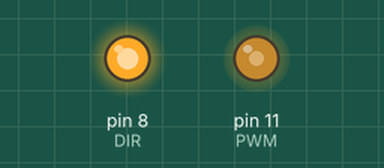
Simulated run of this sketch. Board: Arduino Uno, built with avr-gcc and run on an emulated ATmega328P. On the bench: output pins drawn as LEDs (lit = HIGH).

Above: at 0.1 s.
Timing chart, 0 to 1.6 s (numbered marks = the images above):
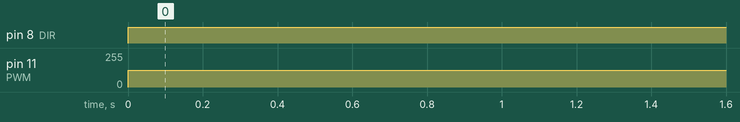

Measured:
- by itself, pin 8 (DIR): LOW → HIGH at 0.00 s
- by itself, pin 11 (PWM): 0/255 → 127/255 at 0.00 s

The sketch:

Test_1_-_Moteur_BLDC.ino
```cpp
#define PWM 11  // pin 6 doesnt provide the right frequency
#define DIR 8

void setup() {
  // put your setup code here, to run once:
  pinMode(PWM, OUTPUT);
  pinMode(DIR, OUTPUT);

  // change pwm frequency to 31.3kHz
 // TCCR1B = TCCR1B & B11111000 | B00000001;
 // TCCR2B = TCCR2B & B11111000 | B00000001;
 TCCR2B = TCCR2B & B11111000 | B00000001;    // set timer 2 divisor to     1 for PWM frequency of 31372.55 Hz
}

void loop() {
  // put your main code here, to run repeatedly:
  analogWrite(PWM, 127);  // reminder, values from 0 to 255 for the pwm
  digitalWrite(DIR, 1);
}
```
